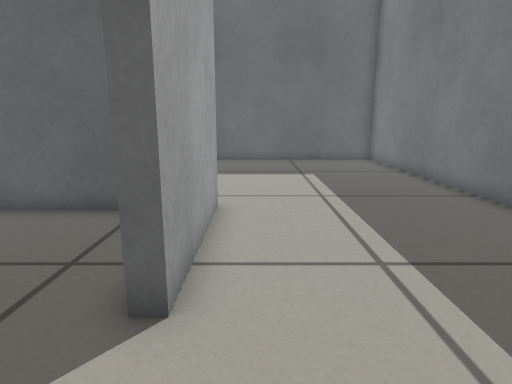
[1] (above)

13 first-person views from a walk through a Gazebo world. The camera is 0.45 m above the floor, tilts 12° down and sees 75° across. The floor is counted in squares, 0.2 m on a side. Each view is taken from the middle of a square. On the plan, view 1 faces up. The plan holds only what a view shows up to about 19 squares ahead; the rest is blank.

[2]
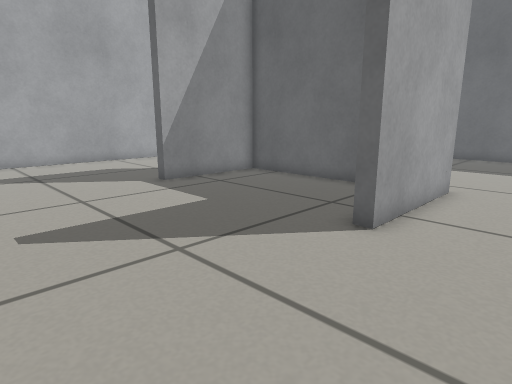

[3]
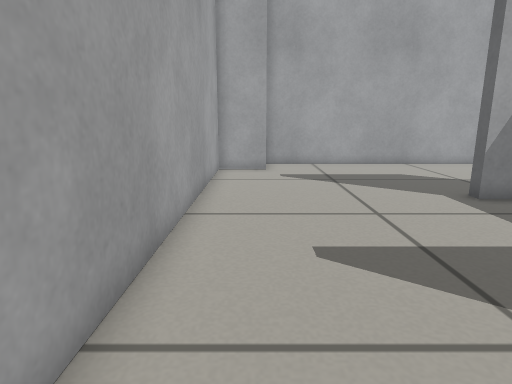

[4]
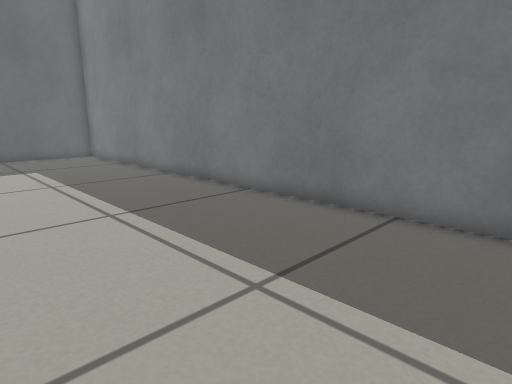

[5]
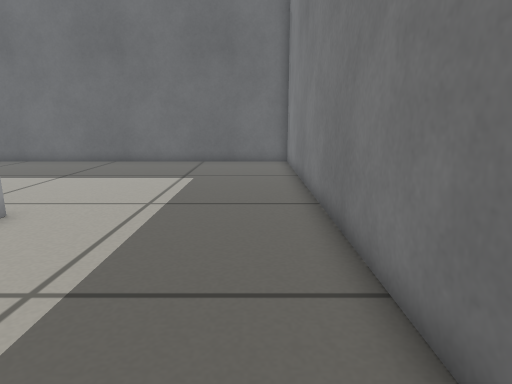

[6]
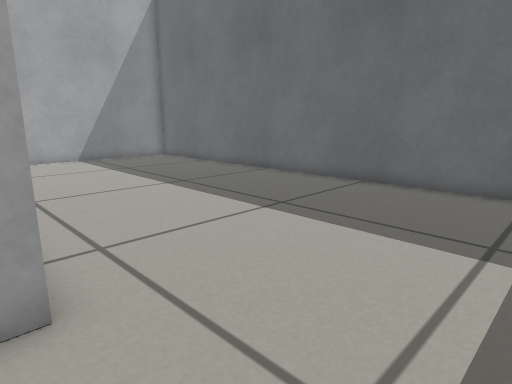

[7]
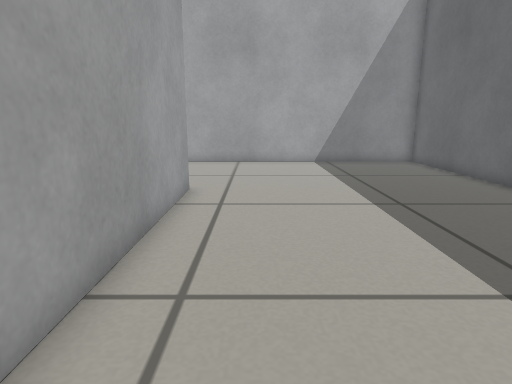

[8]
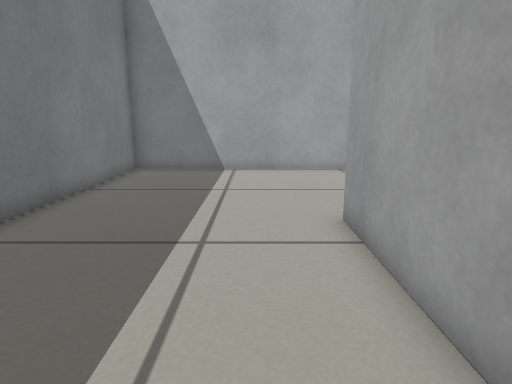

[9]
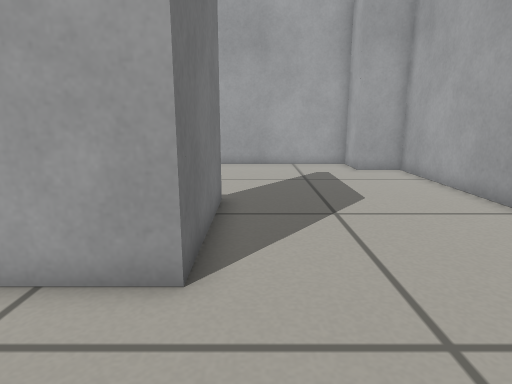

[10]
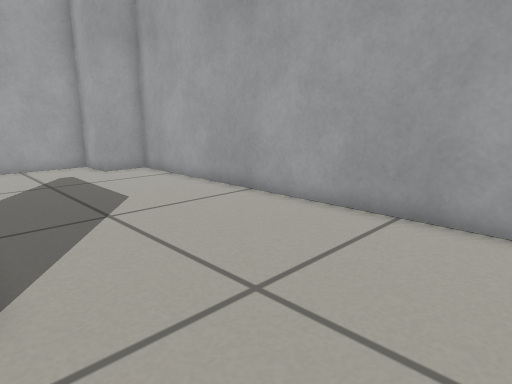

[11]
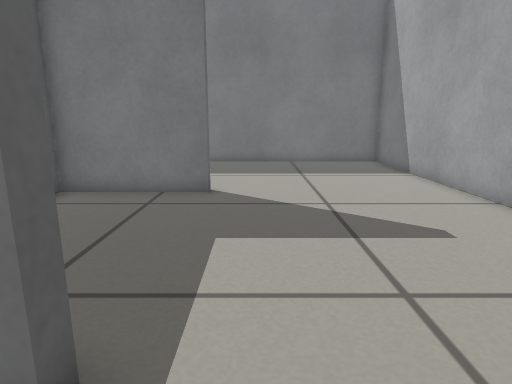

[12]
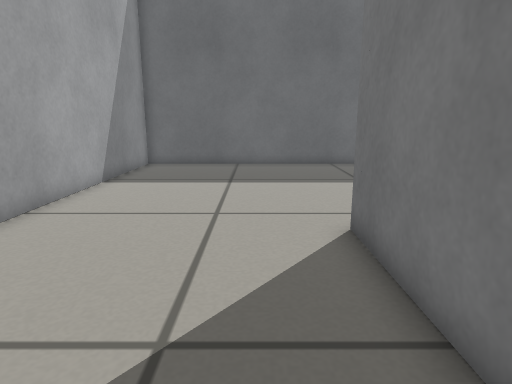

[13]
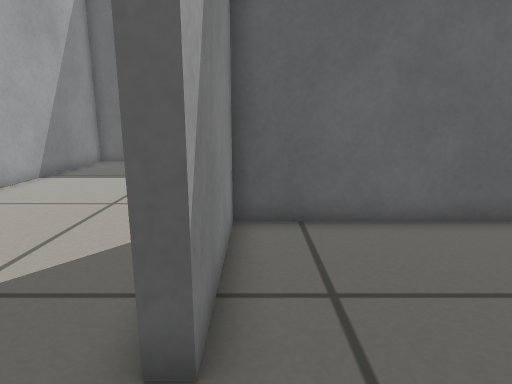

### Floor plan
Points are (right, up) in squares from view 1. A wall is a line through its corners. A room is listed if a view was taken in it or the views show most of it. See-through windows are left out.
Room 1 (views 1, 2, 3, 4, 5, 6, 7, 8, 9, 10, 11, 12, 13)
walls: (-1, 8.9) (-1, 3.5) (-1.5, 3.5) (-1.5, 8.3) (-9.5, 8.3) (-9.5, 3.5) (-10, 3.5) (-10, 8.8) (-1.5, 8.8); (-15.8, -2.5) (-15.8, -4.8) (6.8, -4.8) (6.8, 19.8) (-17.8, 19.8) (-17.8, -2.5) (-15.8, -2.5)

Positions as (right, up) in squares from view 1, and headings:
1: (0, 0), facing up
2: (2, -3), facing up-left
3: (0, -3), facing left
4: (-1, -3), facing up-right
5: (5, 1), facing up
6: (3, 8), facing up-left
7: (1, 11), facing left
8: (1, 11), facing down
9: (-11, 13), facing down
10: (-10, 13), facing down-left
11: (-12, 2), facing right
12: (-12, 2), facing up
13: (-9, 1), facing up
